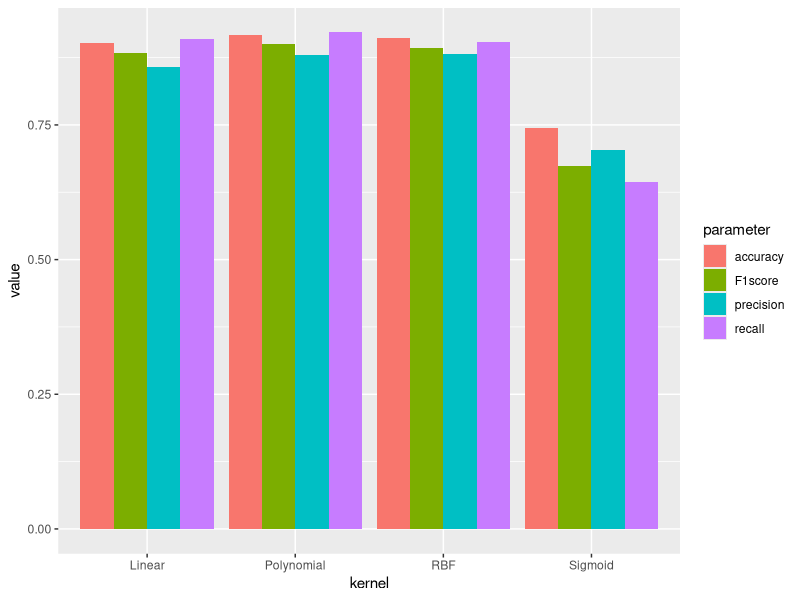

Recreate this plot in R. (Note: this script raises an error after producing the figure.)
library(ggplot2)

rm(list =ls())

# Create the data frame of SVM.
comp <- data.frame(
  parameter = c("accuracy","accuracy","accuracy","accuracy","recall","recall","recall","recall","precision","precision","precision","precision","F1score","F1score","F1score","F1score"),
  kernel = c("Linear", "RBF","Polynomial","Sigmoid","Linear", "RBF","Polynomial","Sigmoid","Linear", "RBF","Polynomial","Sigmoid","Linear", "RBF","Polynomial","Sigmoid"), 
  value = c(0.9014778,0.91133,0.9162562,0.7438424,0.9096386,0.9036145,0.9216867,0.6445783, 0.8579545,0.8823529,0.8793103,0.7039474,0.8830409,0.8928571,0.9,0.672956)
)
comp

# plot histogram by group
ggplot(comp,aes(x=kernel, y=value, fill=parameter))+geom_bar(stat='identity',position="dodge")

# create the 
logistic.accuracy
